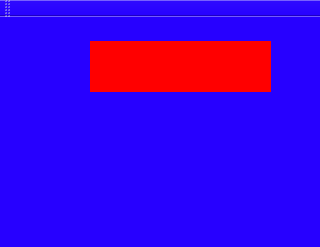
<?xml version="1.0" encoding="UTF-8"?>
<ui version="4.0">
 <class>MQTT_TEMP</class>
 <widget class="QMainWindow" name="MQTT_TEMP">
  <property name="geometry">
   <rect>
    <x>0</x>
    <y>0</y>
    <width>320</width>
    <height>247</height>
   </rect>
  </property>
  <property name="maximumSize">
   <size>
    <width>16777215</width>
    <height>247</height>
   </size>
  </property>
  <property name="font">
   <font>
    <family>Sans Serif</family>
   </font>
  </property>
  <property name="windowTitle">
   <string>MQTT_TEMP</string>
  </property>
  <property name="styleSheet">
   <string notr="true">background-color: rgb(39, 0, 255);</string>
  </property>
  <widget class="QWidget" name="centralWidget">
   <widget class="QLabel" name="pic1la">
    <property name="geometry">
     <rect>
      <x>20</x>
      <y>5</y>
      <width>42</width>
      <height>200</height>
     </rect>
    </property>
    <property name="styleSheet">
     <string notr="true"/>
    </property>
    <property name="text">
     <string/>
    </property>
    <property name="alignment">
     <set>Qt::AlignJustify|Qt::AlignVCenter</set>
    </property>
   </widget>
   <widget class="QLabel" name="temp1la">
    <property name="geometry">
     <rect>
      <x>90</x>
      <y>24</y>
      <width>181</width>
      <height>51</height>
     </rect>
    </property>
    <property name="font">
     <font>
      <pointsize>-1</pointsize>
     </font>
    </property>
    <property name="styleSheet">
     <string notr="true">font-size: 36px;
padding-top: 20px;
background-color: red;</string>
    </property>
    <property name="text">
     <string/>
    </property>
   </widget>
   <widget class="QLabel" name="hud1la">
    <property name="geometry">
     <rect>
      <x>90</x>
      <y>117</y>
      <width>181</width>
      <height>71</height>
     </rect>
    </property>
    <property name="text">
     <string/>
    </property>
   </widget>
   <widget class="QLabel" name="time1la">
    <property name="geometry">
     <rect>
      <x>240</x>
      <y>210</y>
      <width>71</width>
      <height>21</height>
     </rect>
    </property>
    <property name="text">
     <string/>
    </property>
   </widget>
   <widget class="QLabel" name="datela">
    <property name="geometry">
     <rect>
      <x>87</x>
      <y>212</y>
      <width>141</width>
      <height>20</height>
     </rect>
    </property>
    <property name="text">
     <string/>
    </property>
   </widget>
   <zorder>hud1la</zorder>
   <zorder>temp1la</zorder>
   <zorder>pic1la</zorder>
   <zorder>time1la</zorder>
   <zorder>datela</zorder>
  </widget>
  <widget class="QToolBar" name="mainToolBar">
   <attribute name="toolBarArea">
    <enum>TopToolBarArea</enum>
   </attribute>
   <attribute name="toolBarBreak">
    <bool>false</bool>
   </attribute>
  </widget>
 </widget>
 <layoutdefault spacing="6" margin="11"/>
 <resources/>
 <connections/>
</ui>
